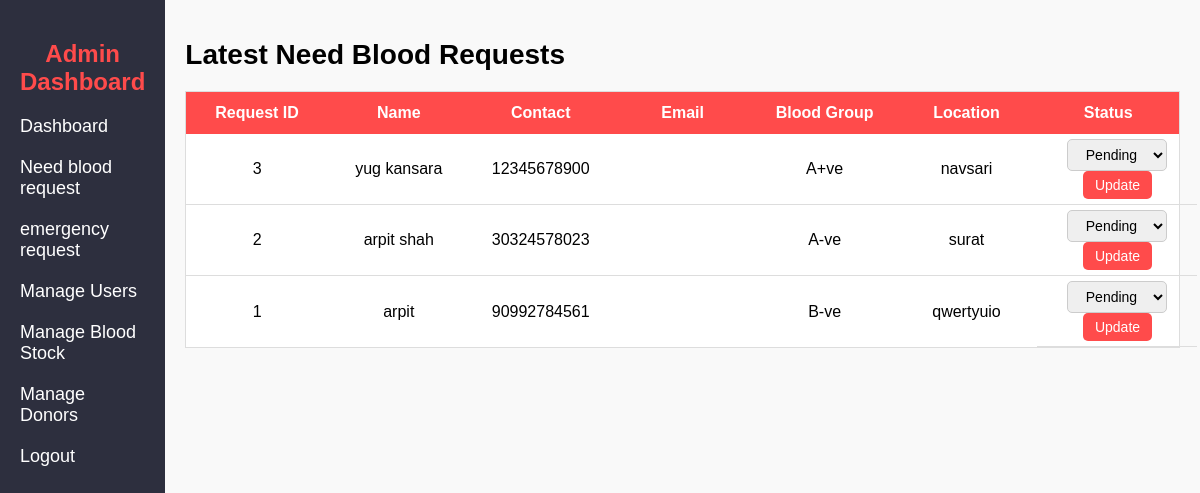
The page /eemail.php on the database its author committed.
### tables this page shows
CREATE TABLE IF NOT EXISTS `emergency_requests` (
  `id` int(11) NOT NULL AUTO_INCREMENT,
  `name` varchar(255) NOT NULL,
  `blood_type` varchar(5) NOT NULL,
  `location` varchar(255) NOT NULL,
  `phone` varchar(50) NOT NULL,
  `message` text NOT NULL,
  `urgency` varchar(10) NOT NULL,
  `created_at` timestamp NOT NULL DEFAULT CURRENT_TIMESTAMP,
  `status` varchar(20) DEFAULT NULL,
  PRIMARY KEY (`id`)
);

### eemail.php (the view, shortened to what this page needs)
<?php
require 'dbcon.php';
?>
<!DOCTYPE html>
<html lang="en">
<head>
    <link rel="stylesheet" href="admin_dashboard.css">
</head>
<body>
    <div class="container">
        <?php include("adminheader.php"); ?>
        <div class="main-content">
            <header>
                <h1>Latest Need Blood Requests</h1>
            </header>
            <section class="tables">
                <table>
                    <thead>
                        <tr>
                            <th>Request ID</th>
                            <th>Name</th>
                            <th>Contact</th>
                            <th>Email</th>
                            <th>Blood Group</th>
                            <th>Location</th>
                            <th>Status</th>
                        </tr>
                    </thead>
                    <tbody>
                    <?php
                        $query = "SELECT * FROM emergency_requests ORDER BY id DESC LIMIT 5";
                        $result = mysqli_query($conn, $query);
                        while ($row = mysqli_fetch_assoc($result)) {
                            echo "<tr>";
                            echo "<td>" . $row['id'] . "</td>";
                            echo "<td>" . $row['name'] . "</td>";
                            echo "<td>" . $row['phone'] . "</td>";
                            echo "<td>" . $row['email'] . "</td>";
                            echo "<td>" . $row['blood_type'] . "</td>";
                            echo "<td>" . $row['location'] . "</td>";
                            echo "<td>";
                            echo "<form method='POST' action=''>";
                            echo "<select name='status'>";
                            echo "<option value='Pending'" . ($row['status'] == 'Pending' ? ' selected' : '') . ">Pending</option>";
                            echo "</select>";
                            echo "<button type='submit' name='update_status'>Update</button>";
                            echo "</form>";
                            echo "</td>";
                            echo "</tr>";
                        }
                    ?>
                    </tbody>
                </table>
            </section>
        </div>
    </div>
</body>
</html>

### admin_dashboard.css (style rules this page uses)
body { font-family: Arial, sans-serif; margin: 0; padding: 0; background-color: #f9f9f9; }
.container { display: flex; height: 100vh; }
.main-content { flex-grow: 1; padding: 20px; }
.main-content header h1 { font-size: 28px; margin-bottom: 10px; }
.tables { margin-top: 20px; }
table { width: 100%; border-collapse: collapse; background-color: white; border: 1px solid #ddd; table-layout: fixed; }
th { background-color: #ff4b4b; color: white; padding: 12px; text-align: center; font-size: 16px; white-space: nowrap; }
td { padding: 10px; text-align: center; border-bottom: 1px solid #ddd; vertical-align: middle; }
td:last-child { display: flex; flex-direction: row; align-items: center; justify-content: center; gap: 5px; padding: 5px; width: auto; min-width: 150px; }
select { padding: 6px; width: auto; min-width: 100px; border-radius: 5px; border: 1px solid #ccc; font-size: 14px; text-align: center; }
button { padding: 6px 12px; background-color: #ff4b4b; color: white; border: none; cursor: pointer; border-radius: 5px; font-size: 14px; text-align: center; }

### rows shown on the page
emergency_requests: id "3", name "yug kansara", phone "12345678900", blood_type "A+ve", location "navsari"
emergency_requests: id "2", name "arpit shah", phone "30324578023", blood_type "A-ve", location "surat"
emergency_requests: id "1", name "arpit", phone "90992784561", blood_type "B-ve", location "qwertyuio"
